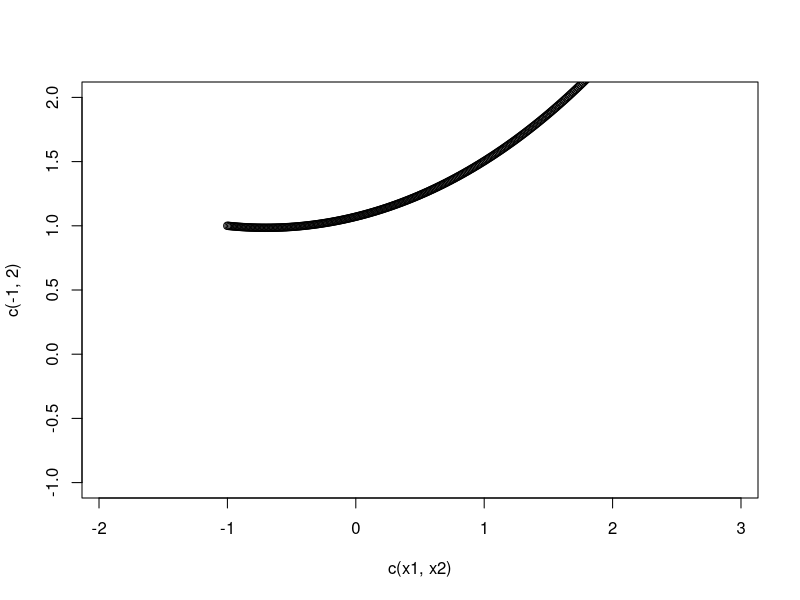

This figure's R source: (Note: this script raises an error after producing the figure.)
## ---- chunk 1
knitr::opts_chunk$set(echo = TRUE)
## ---- chunk 2
y <- function(x, params){
  x0 <- params[1]
  y0 <- params[2]
  a  <- params[3]

  return(y0 + a*cosh((x-x0)/a))
}

ydash <- function(x, params){
  x0 <- params[1]
  y0 <- params[2]
  a  <- params[3]

  return(sinh((x-x0)/a))
}

tension <- function(x, params){  # NB  for unit weight per unit length
  x0 <- params[1]
  y0 <- params[2]
  a  <- params[3]

  return(cosh((x-x0)/a))
}

arclength <- function(x, params){  # NB indefinite integral
  x0 <- params[1]
  y0 <- params[2]
  a  <- params[3]

  K <- pi*1e2  # constant of integration
  return(cosh((x-x0)/a) + K)
}

## ---- chunk 3
knowns  <-
    list(
        x1  =  -1,
        y1  =  1,
        x2  =  2,
        y2  =  2,
        rho1  =  1,
        rho2  =  2,
        L1  =  2,
        L2  =  4,
        Fx  =  0.1,  # x-component of force
        Fy  =  -0.15 # y-component of force
    )
## ---- chunk 4
badness <- function(params1, params2, pF, knowns){
    attach(knowns)

    L1_est <- (arclength(pF[1], params1) - arclength(x1, params1)) # "est" = estimated
    L2_est <- (arclength(x2, params2) - arclength(pF[1], params2))

    mismatch1 <- y(x1, params1) - y1  # string 1 meets left anchor point
    mismatch2 <- y(x2, params2) - y2  # string 2 meets right anchor point
    mismatch3 <- y(pF[1], params1) - pF[2] # string 1 meets force point
    mismatch4 <- y(pF[1], params2) - pF[2] # string 2 meets force point

    LHS5 <-  (
        -rho1 * tension(x1, params1) * sin(atan(ydash(x1, params1))) + 
         rho2 * tension(x2, params2) * sin(atan(ydash(x2, params2)))
    )
    RHS5 <- rho1*L1_est + rho2*L2_est
    mismatch5 <- LHS5 - RHS5

    mismatch6 <- (
        rho1 * tension(x1, params1) * cos(atan(ydash(x1,params1))) +
        rho2 * tension(x2, params2) * cos(atan(ydash(x2,params2)))
    ) - Fx

    mismatch7 <- L1_est - L1
    mismatch8 <- L2_est - L2

    bad1 <- mismatch1^2
    bad2 <- mismatch2^2
    bad3 <- mismatch3^2
    bad4 <- mismatch4^2
    bad5 <- mismatch5^2
    bad6 <- mismatch6^2
    bad7 <- mismatch7^2
    bad8 <- mismatch8^2

    badness <- bad1 + bad2 + bad3 + bad4 + bad5 + bad6 + bad7 + bad8
    detach(knowns)

    return(badness)
}
## ---- chunk 5
optimand <- function(ap){
    params1 <- ap[1:3]
    params2 <- ap[4:6]
    pF      <- ap[7:8]

    badness(params1, params2, pF, knowns)
}
## ---- chunk 6
jj <- optim(c(rep(1,6),0,0), fn=optimand, method = "BFGS", control = list(trace=100,maxit=10000))
jj

optim(jj$par, fn=optimand, method = "BFGS", control = list(trace=100,maxit=10000))
## ---- chunk 7

params1 <- jj$par[1:3]
params2 <- jj$par[4:6]
pF      <- jj$par[7:8]

attach(knowns)
plot(c(x1,x2),c(-1,2),type="n",asp=1)


x <- seq(from=x1, to= pF[1], by=0.01)
points(x, y(x,params1))

x <- seq(from=pF[1], to= x2, by=0.01)
points(x, y(x,params2))

points(x1,y1,pch=16,col='red')
points(x2,y2,pch=16,col='red')

detach(knowns)

